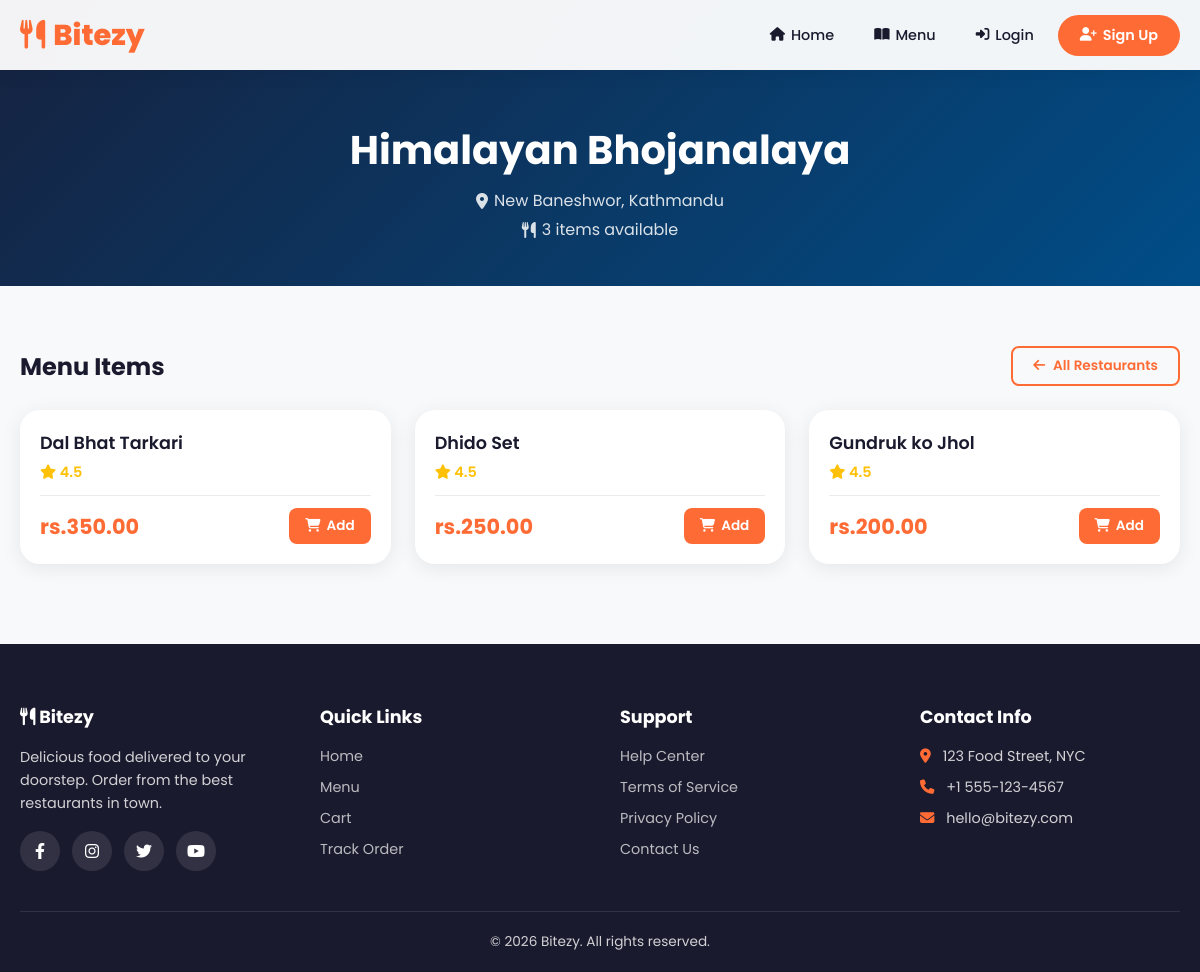
/pages/menu.php?restaurant=3, run on the app's committed database.
### tables this page shows
CREATE TABLE restaurants (
  id INT AUTO_INCREMENT PRIMARY KEY,
  name VARCHAR(150) NOT NULL,
  location TEXT,
  image_url VARCHAR(255) DEFAULT '',
  created_at TIMESTAMP DEFAULT CURRENT_TIMESTAMP
);

CREATE TABLE menu_items (
  id INT AUTO_INCREMENT PRIMARY KEY,
  restaurant_id INT NOT NULL,
  name VARCHAR(150) NOT NULL,
  description TEXT,
  price DECIMAL(10,2) NOT NULL,
  rating DECIMAL(2,1) DEFAULT 4.5,
  image_url VARCHAR(255) DEFAULT '',
  created_at TIMESTAMP DEFAULT CURRENT_TIMESTAMP,
  FOREIGN KEY (restaurant_id) REFERENCES restaurants(id) ON DELETE CASCADE
);

### includes/db.php (called while the page is built, shortened)
<?php
function getDB() {
  static $conn = null;
  if ($conn === null) {
    try {
      $conn = new mysqli(DB_HOST, DB_USER, DB_PASS, DB_NAME);
      $conn->set_charset('utf8mb4');
    } catch (Exception $e) {
      die('Database connection error. Please check your configuration.');
    }
  }
  return $conn;
}
function dbQuery($sql, $params = []) {
  $conn = getDB();
  if (!empty($params)) {
    $stmt = $conn->prepare($sql);
    $types = '';
    foreach ($params as $param) {
      if (is_int($param)) $types .= 'i';
      elseif (is_double($param)) $types .= 'd';
      elseif (is_string($param)) $types .= 's';
      else $types .= 's';
    }
    $stmt->bind_param($types, ...$params);
    $stmt->execute();
    $result = $stmt->get_result();
    return $result;
  } else {
    return $conn->query($sql);
  }
}

### pages/menu.php (the view, shortened to what this page needs)
<?php require_once __DIR__ . '/../includes/db.php'; ?>
<?php include __DIR__ . '/../includes/header.php'; ?>
<?php
$restaurantId = isset($_GET['restaurant']) ? (int)$_GET['restaurant'] : 0;
$restaurant = null;
$menuItems = [];
if ($restaurantId > 0) {
  $restResult = dbQuery("SELECT * FROM restaurants WHERE id = ?", [$restaurantId]);
  $restaurant = $restResult ? $restResult->fetch_assoc() : null;
  if ($restaurant) {
    $itemsResult = dbQuery("SELECT * FROM menu_items WHERE restaurant_id = ? ORDER BY name", [$restaurantId]);
    if ($itemsResult) $menuItems = $itemsResult->fetch_all(MYSQLI_ASSOC);
  }
}
$allItems = [];
?>
<?php if ($restaurant): ?>
<div class="restaurant-detail-header">
  <h1><?php echo htmlspecialchars($restaurant['name']); ?></h1>
  <p><i class="fas fa-map-marker-alt"></i> <?php echo htmlspecialchars($restaurant['location']); ?></p>
  <p><i class="fas fa-utensils"></i> <?php echo count($menuItems); ?> items available</p>
</div>
<?php endif; ?>
<section class="section" style="padding-top: <?php echo $restaurant ? '20px' : '0'; ?>">
  <?php if ($restaurant): ?>
    <div style="margin-bottom:24px;display:flex;justify-content:space-between;align-items:center;flex-wrap:wrap;gap:12px;">
      <h2 style="font-size:1.5rem;">Menu Items</h2>
      <a href="<?php echo SITE_URL; ?>/pages/menu.php" class="btn btn-outline" style="padding:8px 20px;font-size:0.85rem;">
        <i class="fas fa-arrow-left"></i> All Restaurants
      </a>
    </div>
  <?php endif; ?>
  <div class="menu-grid" id="menuGrid">
    <?php
    $items = $restaurant ? $menuItems : $allItems;
    if (count($items) > 0):
      foreach ($items as $item):
        $rating = (float)($item['rating'] ?? 4.5);
      ?>
      <div class="menu-item-card">
        <div class="menu-item-body">
          <h3><?php echo htmlspecialchars($item['name']); ?></h3>
          <div class="menu-item-rating">
            <i class="fas fa-star"></i> <?php echo number_format($rating, 1); ?>
          </div>
          <div class="menu-item-footer">
            <span class="menu-item-price"><?php echo CURRENCY; ?><?php echo number_format($item['price'], 2); ?></span>
            <button class="btn-add-cart" onclick="addToCart(<?php echo $item['id']; ?>, this)">
              <i class="fas fa-shopping-cart"></i> Add
            </button>
          </div>
        </div>
      </div>
    <?php
      endforeach;
    endif; ?>
  </div>
</section>
<?php include __DIR__ . '/../includes/footer.php'; ?>

### assets/css/style.css (style rules this page uses)
:root { --primary: #ff6b35; --primary-dark: #e55a2b; --secondary: #004e89; --accent: #ffb703; --dark: #1a1a2e; --darker: #16213e; --light: #f8f9fa; --gray: #6c757d; --success: #28a745; --danger: #dc3545; --warning: #ffc107; --border: #e9ecef; --shadow: 0 4px 20px rgba(0,0,0,0.08); --shadow-lg: 0 10px 40px rgba(0,0,0,0.12); --radius: 12px; --radius-lg: 20px; --transition: all 0.3s cubic-bezier(0.4, 0, 0.2, 1); }
* { margin: 0; padding: 0; box-sizing: border-box; }
body { font-family: 'Poppins', sans-serif; background: var(--light); color: var(--dark); overflow-x: hidden; min-height: 100vh; display: flex; flex-direction: column; }
.section { padding: 80px 20px; max-width: 1200px; margin: 0 auto; }
.menu-grid { display: grid; grid-template-columns: repeat(auto-fill, minmax(280px, 1fr)); gap: 24px; }
.menu-item-card { background: white; border-radius: var(--radius-lg); overflow: hidden; box-shadow: var(--shadow); transition: var(--transition); position: relative; }
.menu-item-body { padding: 20px; }
.menu-item-body h3 { font-size: 1.1rem; font-weight: 600; margin-bottom: 6px; }
.menu-item-rating { color: var(--warning); font-size: 0.9rem; font-weight: 600; margin-bottom: 12px; }
.menu-item-footer { display: flex; justify-content: space-between; align-items: center; padding-top: 12px; border-top: 1px solid var(--border); }
.menu-item-price { font-size: 1.3rem; font-weight: 700; color: var(--primary); }
.btn-add-cart { background: var(--primary); color: white; border: none; padding: 8px 16px; border-radius: 8px; cursor: pointer; font-weight: 600; transition: var(--transition); font-family: inherit; font-size: 0.85rem; display: flex; align-items: center; gap: 6px; }
.btn { padding: 12px 28px; border: none; border-radius: 8px; font-weight: 600; cursor: pointer; transition: var(--transition); font-family: inherit; font-size: 0.95rem; display: inline-flex; align-items: center; gap: 8px; text-decoration: none; }
.btn-outline { background: transparent; color: var(--primary); border: 2px solid var(--primary); }
.restaurant-detail-header { background: linear-gradient(135deg, var(--darker), var(--secondary)); color: white; padding: 40px 20px; text-align: center; margin: -80px -20px 40px; padding-top: 120px; }
.restaurant-detail-header h1 { font-size: 2.5rem; margin-bottom: 8px; }
.restaurant-detail-header p { opacity: 0.85; margin-bottom: 4px; display: flex; align-items: center; justify-content: center; gap: 6px; }

### data on the page
restaurants: name "Himalayan Bhojanalaya", location "New Baneshwor, Kathmandu"
menu_items: name "Dal Bhat Tarkari", rating "4.5", price "350.00"
menu_items: name "Dhido Set", rating "4.5", price "250.00"
menu_items: name "Gundruk ko Jhol", rating "4.5", price "200.00"

### other printed values
count($menuItems) "3"
